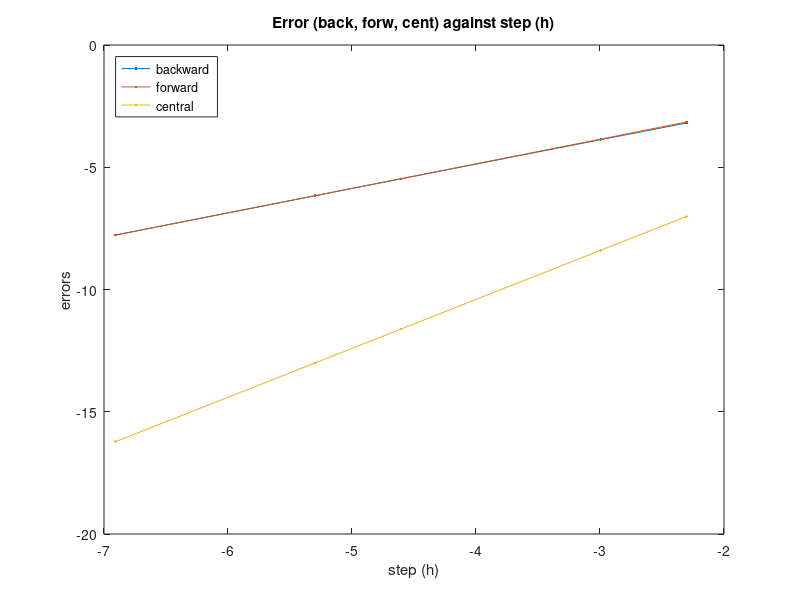

Reproduce this figure in MATLAB.
% the step size we want to try
h = [1e-1, 5e-2, 1e-2, 5e-3, 1e-3]';

x0 = ones(5,1);
u = sin(x0);

% the forward difference
du_plus = (sin(x0 + h) - sin(x0))./h;
% the backward difference
du_moins = (sin(x0) - sin(x0-h))./h;
% the central difference
du_cent = 1/2 * (du_plus + du_moins);
% the "real" function
du_v = cos(x0);

format shorte

% display error
% Note: the order of the error
back_err = du_v - du_moins; 
forw_err = du_v - du_plus;
cent_err = du_v - du_cent;
estim_err = [h, back_err, forw_err, cent_err];
estim_err


% graph the err = f(h) 
plot(log(h), log(back_err), '.-', log(h), log(forw_err), '.-', log(h), log(cent_err), '.-')
% plot(h, back_err, h, forw_err, h, cent_err, '.-')
title('Error (back, forw, cent) against step (h)')
xlabel('step (h)')
ylabel('errors')
legend('backward', 'forward', 'central', 'Location', 'NorthWest')

format longg